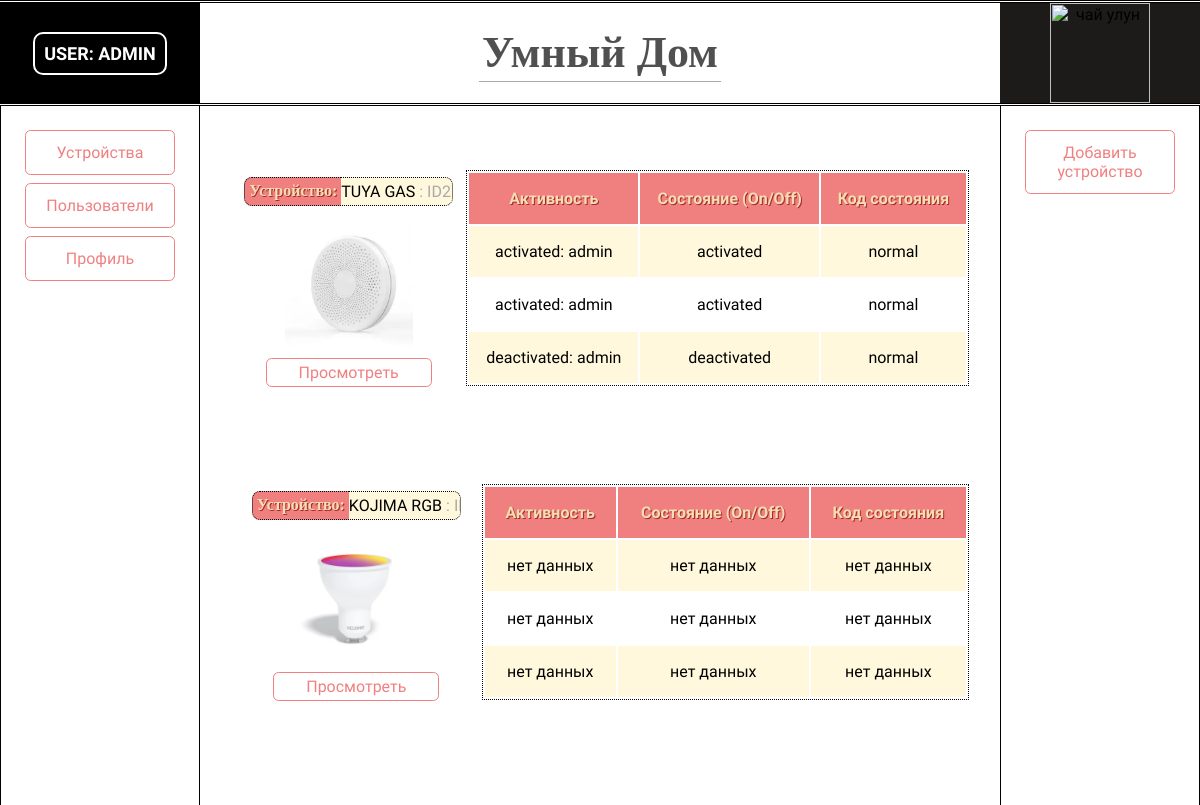
The page /all_device.php (signed in) on the database its author committed.
### tables this page shows
CREATE TABLE `device` (
  `ID_DEVICE` int(11) NOT NULL,
  `ALIAS` varchar(20) NOT NULL,
  `parameters` text DEFAULT NULL,
  `ID_ACCESS` int(11) NOT NULL DEFAULT 0,
  `PATH_IMAGE` text NOT NULL
);

CREATE TABLE `condition_device` (
  `id_param` int(11) NOT NULL,
  `id_device` int(11) NOT NULL,
  `status` text NOT NULL,
  `initalize` text NOT NULL,
  `date` date NOT NULL,
  `comment` text DEFAULT NULL
);

### all_device.php (the view, shortened to what this page needs)
    <?php
        include("includes/header.php");
    ?>
    <div class="wrapperOneBlock">
    <?php include("includes/left_side_menu.php"); ?>
		<div class="content">
            <div class="device-list">
                <?php
                    $id_access = $_SESSION["now_user_id_access"];
                    $query = "SELECT * FROM device WHERE `id_access` >= '{$id_access}'";
                    $result = mysqli_query($connection,$query);
                    while($row = mysqli_fetch_array($result)) {
                        $name = $row["ALIAS"];
                        $imgPath = $row["PATH_IMAGE"];
                        $id_device = $row["ID_DEVICE"];
                    ?>
                    <div class="single-device">
                        <div class="device-tile">
                            <div class="device-field">
                            <p class="pretty-device-title"> <?php echo "<span class='device-label'>Устройство:</span>&nbsp;<span class='device-name'>" . " " . $name . " <span style='color: darkgray;'>: ID" . $id_device . "</span></span>"?></p>
                            </div>
                            <div class="device-field">
                                <div class="device-icon" style="background: center / contain no-repeat url('<?php echo "res/".$imgPath; ?>')"></div>
                            </div>
                            <div class="device-field">
                                <a href='vievdevice.php?now_id_device=<?php echo $id_device?>' class="smarthome-button">Просмотреть</a>
                            </div>
                        </div>
                            <table class="device-status">
                                <tr>
                                    <th>Активность</th>
                                    <th>Состояние (On/Off)</th>
                                    <th>Код состояния</th>
                                </tr>
                                <?php
                                    $query = "SELECT * FROM condition_device WHERE `id_device` = '{$id_device}' AND MONTH(date) = MONTH(CURRENT_DATE()) ORDER BY `date` DESC; ";
                                    $status_history_result = mysqli_query($connection, $query);
                                    $counter = 0;
                                    if($status_history_result) {
                                        while($status_history = mysqli_fetch_array($status_history_result)) {
                                            if($counter >= 3) break;
                                            $status = $status_history['status'];
                                            $current_status = $status_history['status'];
                                            $initiator = $status_history['initalize'];
                                            $comment = $status_history['comment'];
                                            echo "<tr>";
                                            echo "<td>$status: $initiator</td>";
                                            echo "<td>$current_status</td>";
                                            echo "<td>$comment</td>";
                                            echo "</tr>";
                                            $counter += 1;
                                        }
                                        if ($counter < 3) {
                                            for($i = $counter; $i < 3; $i +=1 ){
                                                echo "<tr>";
                                                echo "<td>Нет данных</td>";
                                                echo "<td>Нет данных</td>";
                                                echo "<td>Нет данных</td>";
                                                echo "</tr>";
                                            }
                                    }
                                }
                                ?>
                            </table>
                    </div>
                <?php }?>
            </div>
        </div>
        <nav class="sidebar commandbar">
            <li><a href="newdevice.php"> Добавить устройство </a>
        </nav>
    </div>
<?php
    include("includes/footer.php");
?>

### css/style.css (style rules this page uses)
:root { --header-height: 101px; }
body { height: 100%; margin: 0; padding: 0; font-size: 16px; font-family: "Anonymous Pro"; }
th { padding: 1rem; border-width: 1px 0; border-style: dotted; font-weight: bold; background: lightcoral; color: wheat; text-shadow: 1px 1px brown; }
tr, td, th { text-align: center; }
td { padding: 1rem; text-transform: lowercase; }
tr:nth-of-type(2n) > td { border-style: dotted; border-width: 1px 0; background: cornsilk; }
.smarthome-button { display: block; text-decoration: none; padding: 0.75em; border-radius: 0.35em; margin: 0.5em; border: 1px solid lightcoral !important; color: lightcoral; background: transparent; }
.wrapperOneBlock { display: grid; grid-template-columns: 1fr 4fr 1fr; }
.content { padding:15px; background: #fff; min-height: calc(100vh - var(--header-height) - 30px); }
.sidebar { text-align: center; border-left: 1px solid black; border-right: 1px solid black; padding: 1em; }
.sidebar li { list-style: none; }
.sidebar a { display: block; text-decoration: none; padding: 0.75em; color: black; border-radius: 0.35em; margin: 0.5em; border: 1px solid lightcoral; color: lightcoral; }
.device-list { display: flex; flex-direction: column; }
.single-device { display: flex; align-items: center; padding: 1em; }
.device-status { flex-grow: 2; max-width: 75%; border: 1px dotted; }
.device-status * { border-style: none !important; }
.device-tile { border-radius: 15px; padding: 1.5rem; display: flex; flex-direction: column; text-align: center; justify-content: space-between; flex-grow: 1; width: 25%; }
.device-label { font-weight: bold; font-family: initial; background-color: lightcoral; padding: 0.25rem; border-radius: 0.5em 0 0 0.5em; color: wheat; text-shadow: 1px 1px brown; position: relative; border-top: 1px dotted black; border-left: 1px dotted black; border-bottom: 1px dotted black; display: inline-block; }
.device-name { text-transform: uppercase; background: cornsilk; padding: 0.25rem 0.5em; border-top: 1px dotted; border-right: 1px dotted; border-bottom: 1px dotted; border-radius: 0 0.5em 0.5em 0; box-sizing: border-box; margin-left: -0.75em; display: inline-block; overflow: clip; white-space: nowrap; min-width: 120px; }
.pretty-device-title { flex-wrap: nowrap; display: flex; justify-content: center; }
.device-icon { margin: 0 auto !important; width: 128px; height: 128px; margin: 1rem; }
.device-tile .smarthome-button { max-width: fit-content; padding: 0.25em 2em; margin: 0.5em auto; }

### rows shown on the page
device: ALIAS "TUYA GAS", ID_DEVICE "2", PATH_IMAGE (picture)
condition_device: status "activated", initalize "admin", comment "normal"
condition_device: status "activated", initalize "admin", comment "normal"
condition_device: status "deactivated", initalize "admin", comment "normal"
device: ALIAS "KOJIMA RGB", PATH_IMAGE (picture)

### other values the page prints
$titleHead "USER: ADMIN"
